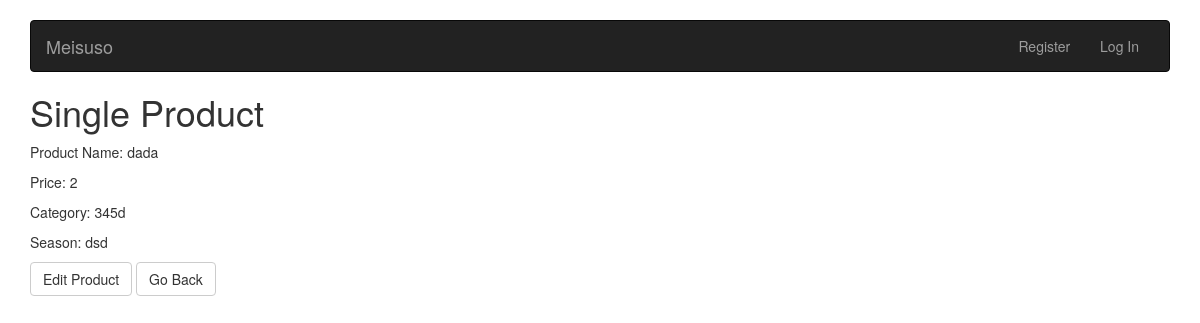
The page /product_detail/2/ on the database its author committed.
### accounts/models.py (models this page shows, shortened)
class Product(models.Model):
    author = models.ForeignKey(User, on_delete=models.CASCADE, null=True, editable=False)
    product_name = models.CharField(max_length=100, default = '')
    price = models.IntegerField(default = 0)
    CAT = (
        ('F', 'Fruit'),
        ('V', 'Vegetable'),
    )
    category = models.CharField(max_length=1, choices=CAT, default = '')
    season = models.CharField(max_length=100, default = '')
    description = models.CharField(max_length=100, default = '')
    unit = models.CharField(max_length=100, default = '')

### accounts/views.py (the view)
# urls.py: path('product_detail/<int:pk>/', views.ProductDetailView.as_view(), name='product-detail'),
class ProductDetailView(DetailView):
    model = Product

### accounts/templates/accounts/product_detail.html (shortened to what this page needs)
{% extends 'base.html' %}
{%block body%}
<h1>Single Product</h1>
<p>Product Name: {{product.product_name}}</p>
<p>Price: {{product.price}}</p>
<p>Category: {{product.category}}</p>
<p>Season: {{product.season}}</p>
<a href="/account/profile/edit" class="btn btn-default" role="button">Edit Product</a>
<button class="btn btn-default" onclick="goBack()">Go Back</button>
{%endblock%}

### rows shown on the page
Product: product_name "dada", price "2", category "345d", season "dsd"
